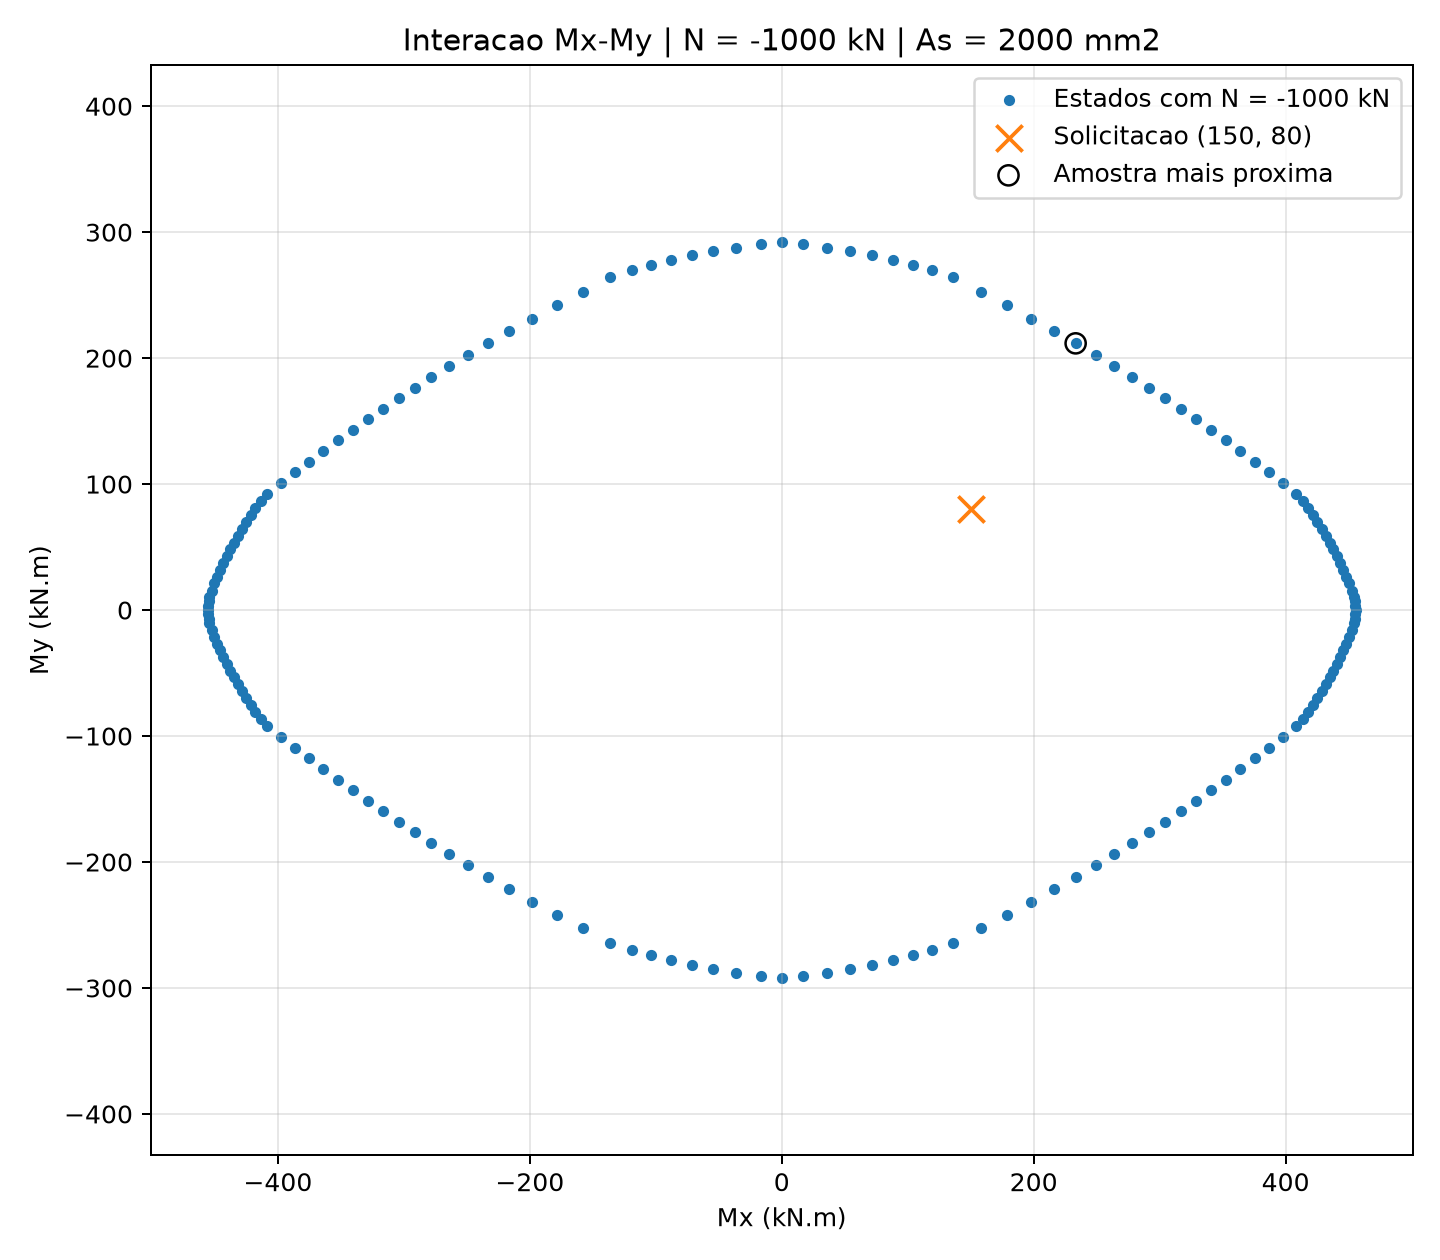

The script that saved this image:
"""Curva Mx-My para N fixo e armadura fixa.
Execute na raiz do projeto: python curva_interacao_N_fixo.py
Requer scipy, numpy e matplotlib.
"""
from math import radians
from pathlib import Path
import numpy as np
import matplotlib.pyplot as plt
from scipy.optimize import brentq

from secao.secao import Secao
from secao.barra import Barra
from materiais.concreto import Concreto
from materiais.aco import Aco
from analise.estado_deformacao import EstadoDeformacao
from analise.esforcos import esforcos_resistentes

AS = 2000.0            # mm2, quatro barras de 500 mm2
N_ALVO = -1000e3       # N; compressao negativa
MX_ALVO = 150e6        # N.mm
MY_ALVO = 80e6         # N.mm
ANGULOS = np.arange(-180, 180, 2.0)  # graus
N_AMOSTRAS_X = 140
TOL_N = 1.0            # N, tolerancia de fechamento da normal


def calcular(secao, concreto, aco, x, alfa):
    estado = EstadoDeformacao(secao, float(x), float(alfa))
    return np.asarray(
        esforcos_resistentes(secao, estado, concreto, aco, area_total=AS),
        dtype=float
    )


def raizes_para_angulo(secao, concreto, aco, alfa):
    h = secao.altura(alfa)
    # Escala logaritmica: cobre linhas neutras rasas e compressao total.
    xs = np.geomspace(max(1e-4 * h, 1e-5), 20.0 * h, N_AMOSTRAS_X)
    # Acrescenta transicoes de dominio e suas vizinhancas.
    d = secao.altura_util(alfa)
    transicoes = [d * (0.0035 / 0.0135), d, h]
    for t in transicoes:
        if t > 0:
            xs = np.append(xs, [t * (1 - 1e-7), t, t * (1 + 1e-7)])
    xs = np.unique(np.sort(xs))

    def erro_normal(x):
        return calcular(secao, concreto, aco, x, alfa)[0] - N_ALVO

    erros = []
    for x in xs:
        try:
            erros.append(float(erro_normal(x)))
        except (ValueError, ZeroDivisionError, FloatingPointError):
            erros.append(float("nan"))

    raizes = []
    for i in range(len(xs) - 1):
        e1, e2 = erros[i], erros[i + 1]
        if not (np.isfinite(e1) and np.isfinite(e2)):
            continue
        if abs(e1) <= TOL_N:
            raiz = float(xs[i])
        elif e1 * e2 < 0:
            try:
                raiz = float(brentq(erro_normal, xs[i], xs[i + 1],
                                   xtol=1e-8, rtol=1e-12))
            except (ValueError, ZeroDivisionError, FloatingPointError):
                continue
        else:
            continue
        if not any(abs(raiz - r) <= max(1e-4, 1e-6 * raiz) for r in raizes):
            raizes.append(raiz)
    return sorted(raizes)


def main():
    secao = Secao(
        contorno=[(0, 0), (400, 0), (400, 600), (0, 600)],
        barras=[
            Barra(40, 40, proporcao=.25),
            Barra(360, 40, proporcao=.25),
            Barra(360, 560, proporcao=.25),
            Barra(40, 560, proporcao=.25),
        ],
    )
    concreto, aco = Concreto(fck=30), Aco(fyk=500)
    pontos = []
    sem_raiz = 0

    for angulo in ANGULOS:
        alfa = radians(float(angulo))
        raizes = raizes_para_angulo(secao, concreto, aco, alfa)
        if not raizes:
            sem_raiz += 1
        for x in raizes:
            n, mx, my = calcular(secao, concreto, aco, x, alfa)
            if abs(n - N_ALVO) > TOL_N:
                continue
            distancia = np.hypot((mx - MX_ALVO) / 1e6,
                                  (my - MY_ALVO) / 1e6)
            pontos.append((float(angulo), x, n / 1e3,
                           mx / 1e6, my / 1e6, distancia))

    if not pontos:
        print("Nao foram encontradas raizes N(x, alfa) = N_alvo.")
        print("Isso nao prova que nao existam; amplie a busca em x.")
        return

    pontos.sort(key=lambda p: (p[0], p[1]))
    tabela = np.asarray(pontos, dtype=float)
    arquivo_csv = Path("curva_interacao_N_fixo.csv")
    np.savetxt(arquivo_csv, tabela, delimiter=",",
               header="alfa_graus,x_mm,N_kN,Mx_kNm,My_kNm,distancia_kNm",
               comments="", fmt="%.10g")

    melhor = min(pontos, key=lambda p: p[-1])
    print(f"As = {AS:.1f} mm2; N alvo = {N_ALVO/1e3:.1f} kN")
    print(f"Angulos avaliados: {len(ANGULOS)}; sem raiz: {sem_raiz}")
    print(f"Estados com N equilibrado: {len(pontos)}")
    print("Ponto solicitado: Mx=150.00 kN.m, My=80.00 kN.m")
    print("\n=== PONTO MAIS PROXIMO NA AMOSTRAGEM ===")
    print(f"alfa={melhor[0]:.2f} graus; x={melhor[1]:.3f} mm; "
          f"N={melhor[2]:.3f} kN")
    print(f"Mx={melhor[3]:.3f} kN.m; My={melhor[4]:.3f} kN.m")
    print(f"Distancia no plano Mx-My = {melhor[5]:.3f} kN.m")
    print("AVISO: distancia amostrada nao prova viabilidade ou inviabilidade.")
    print(f"Dados salvos em: {arquivo_csv.resolve()}")

    fig, ax = plt.subplots(figsize=(8, 7))
    # Plotar cada ramo separadamente para nao unir raizes distintas.
    # A nuvem de pontos e mais segura que ligar pontos de ramos desconhecidos.
    ax.scatter(tabela[:, 3], tabela[:, 4], s=12,
               label="Estados com N = -1000 kN")
    ax.scatter([MX_ALVO/1e6], [MY_ALVO/1e6], marker="x", s=110,
               label="Solicitacao (150, 80)")
    ax.scatter([melhor[3]], [melhor[4]], marker="o", s=65,
               facecolors="none", edgecolors="black",
               label="Amostra mais proxima")
    ax.set_xlabel("Mx (kN.m)")
    ax.set_ylabel("My (kN.m)")
    ax.set_title("Interacao Mx-My | N = -1000 kN | As = 2000 mm2")
    ax.grid(True, alpha=.3)
    ax.axis("equal")
    ax.legend()
    fig.tight_layout()
    arquivo_png = Path("curva_interacao_N_fixo.png")
    fig.savefig(arquivo_png, dpi=180)
    print(f"Grafico salvo em: {arquivo_png.resolve()}")
    plt.show()


if __name__ == "__main__":
    main()
